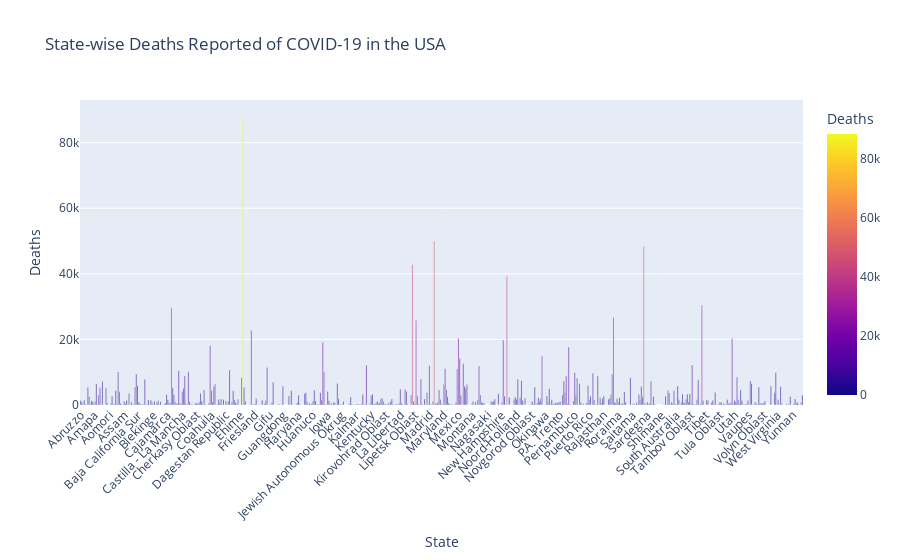

The notebook cell this image was saved under:
### Code cell
state_deaths = covid_data.groupby('Province_State')['Deaths'].sum().reset_index()
fig = px.bar(
    state_deaths,
    x='Province_State',  
    y='Deaths',          
    title='State-wise Deaths Reported of COVID-19 in the USA',
    labels={'Province_State': 'State', 'Deaths': 'Deaths'},
    color='Deaths',      
    height=600
)

fig.update_layout(
    xaxis_title="State",
    yaxis_title="Deaths",
    xaxis_tickangle=-45,  
)

fig.show()

### Figure 1 — Plotly figure (JSON) as saved in the notebook; plotly's stock layout.template omitted (floating-point values rounded to 4 significant figures; data arrays with more than 128 entries replaced by an {"elided": "..."} marker saying what was removed)
{"data": [{"alignmentgroup": "True", "hovertemplate": "State=%{x}<br>Deaths=%{marker.color}<extra></extra>", "legendgroup": "", "marker": {"color": {"elided": "597 int values"}, "coloraxis": "coloraxis", "pattern": {"shape": ""}}, "name": "", "offsetgroup": "", "orientation": "v", "showlegend": false, "textposition": "auto", "type": "bar", "x": {"elided": "597 str values"}, "xaxis": "x", "y": {"elided": "597 int values"}, "yaxis": "y"}], "layout": {"autosize": true, "barmode": "relative", "coloraxis": {"colorbar": {"title": {"text": "Deaths"}}, "colorscale": [[0, "#0d0887"], [0.1111, "#46039f"], [0.2222, "#7201a8"], [0.3333, "#9c179e"], [0.4444, "#bd3786"], [0.5556, "#d8576b"], [0.6667, "#ed7953"], [0.7778, "#fb9f3a"], [0.8889, "#fdca26"], [1, "#f0f921"]]}, "legend": {"tracegroupgap": 0}, "title": {"text": "State-wise Deaths Reported of COVID-19 in the USA"}, "xaxis": {"anchor": "y", "autorange": true, "domain": [0, 1], "range": [-0.5, 596.5], "tickangle": -45, "title": {"text": "State"}, "type": "category"}, "yaxis": {"anchor": "x", "autorange": true, "domain": [0, 1], "range": [0, 93000.0], "title": {"text": "Deaths"}, "type": "linear"}}}
